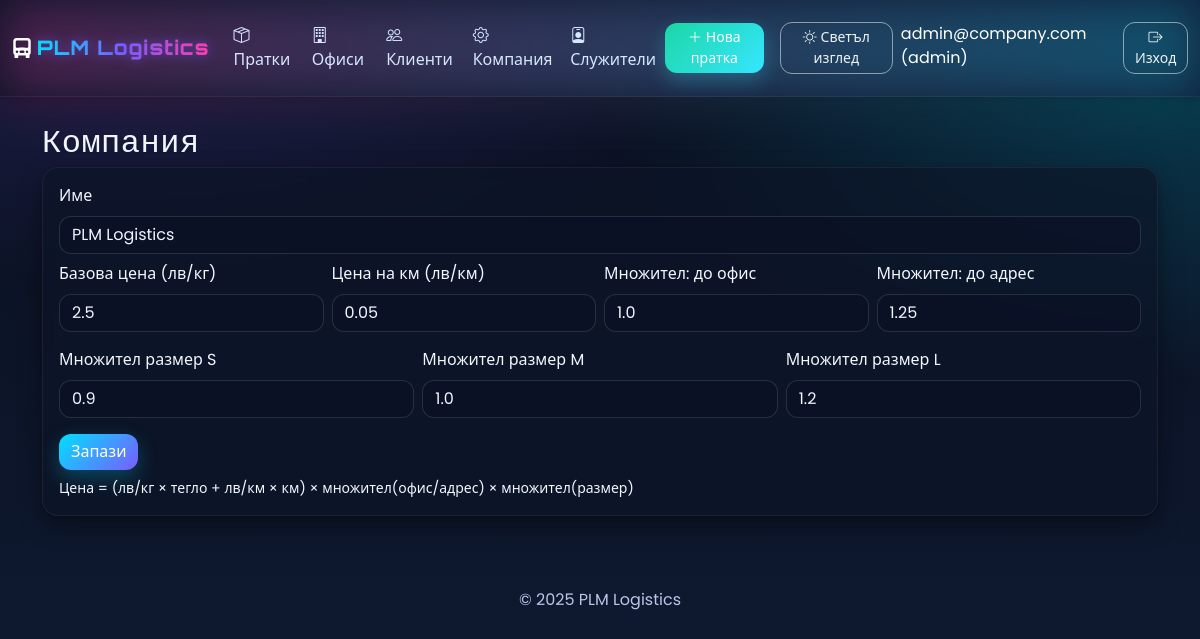
/company (signed in), run on an earlier commit of the app's database.
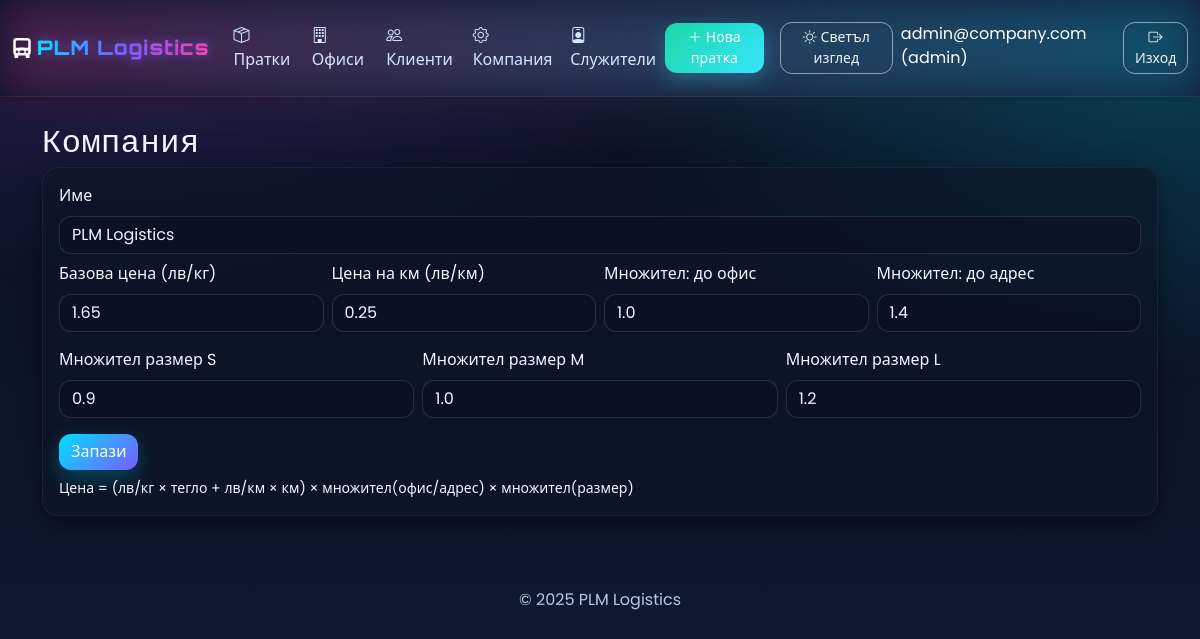
And on a later commit of the database.
### tables this page shows
CREATE TABLE company (
    id INTEGER PRIMARY KEY CHECK (id = 1),
    name TEXT NOT NULL,
    office_delivery_multiplier REAL NOT NULL DEFAULT 1.0,
    address_delivery_multiplier REAL NOT NULL DEFAULT 1.4,
    base_price_per_kg REAL NOT NULL DEFAULT 2.50,
    per_km_rate REAL NOT NULL DEFAULT 0.40,
    size_multiplier_s REAL NOT NULL DEFAULT 0.90,
    size_multiplier_m REAL NOT NULL DEFAULT 1.00,
    size_multiplier_l REAL NOT NULL DEFAULT 1.20
);

### app/utils/auth.py (the view)
        def wrapper(*args, **kwargs):
            user = current_user()
            if not user:
                return redirect(url_for('auth.login', next=request.path))
            if roles and user['role'] not in roles:
                abort(403)
            return fn(*args, **kwargs)

### app/blueprints/company.py (called while the page is built, shortened)
@bp.route('/company', methods=['GET','POST'], endpoint='company_form')
@login_required(roles=['employee','admin'])
def company_form():
    db = get_db()
    c = db.execute("SELECT * FROM company WHERE id=1").fetchone()
    return render_template('company_form.html', title="Компания", c=c)

### app/db.py (called while the page is built)
def ensure_file_exists(pathlike):
    p = Path(pathlike)
    if not p.exists():
        p.touch()

def get_db():
    if "db" not in g:
        db_path = current_app.config["DATABASE"]
        g.db = sqlite3.connect(db_path)
        g.db.row_factory = sqlite3.Row
    return g.db

def init_schema():
    db = get_db()
    db.executescript(SCHEMA_SQL)
    if not db.execute("SELECT 1 FROM company WHERE id=1").fetchone():
        db.execute("INSERT INTO company (id, name) VALUES (1, ?)", ("PLM Logistics",))
    if not db.execute("SELECT 1 FROM users WHERE role='admin'").fetchone():
        from werkzeug.security import generate_password_hash
        db.execute(
            "INSERT INTO users(email, password_hash, role) VALUES (?,?, 'admin')",
            ("admin@company.com", generate_password_hash("admin123")),
        )
    db.commit()

### templates/company_form.html
{% extends 'layout.html' %}
{% block content %}
<h3>Компания</h3>
<form method="post" class="card p-3"
      action="{{ url_for('company.company_form') }}">
  <div class="mb-2">
    <label class="form-label">Име</label>
    <input name="name" class="form-control" value="{{ c.name if c }}">
  </div>
  <div class="row g-2">
    <div class="col-md-3">
      <label class="form-label">Базова цена (лв/кг)</label>
      <input name="base_price_per_kg" type="number" step="0.01" class="form-control" value="{{ c.base_price_per_kg if c else 2.50 }}">
    </div>
    <div class="col-md-3">
      <label class="form-label">Цена на км (лв/км)</label>
      <input name="per_km_rate" type="number" step="0.01" class="form-control" value="{{ c.per_km_rate if c else 0.40 }}">
    </div>
    <div class="col-md-3">
      <label class="form-label">Множител: до офис</label>
      <input name="office_delivery_multiplier" type="number" step="0.01" class="form-control" value="{{ c.office_delivery_multiplier if c else 1.0 }}">
    </div>
    <div class="col-md-3">
      <label class="form-label">Множител: до адрес</label>
      <input name="address_delivery_multiplier" type="number" step="0.01" class="form-control" value="{{ c.address_delivery_multiplier if c else 1.4 }}">
    </div>
  </div>
  <div class="row g-2 mt-2">
    <div class="col-md-4">
      <label class="form-label">Множител размер S</label>
      <input name="size_multiplier_s" type="number" step="0.01" class="form-control" value="{{ c.size_multiplier_s if c else 0.90 }}">
    </div>
    <div class="col-md-4">
      <label class="form-label">Множител размер M</label>
      <input name="size_multiplier_m" type="number" step="0.01" class="form-control" value="{{ c.size_multiplier_m if c else 1.00 }}">
    </div>
    <div class="col-md-4">
      <label class="form-label">Множител размер L</label>
      <input name="size_multiplier_l" type="number" step="0.01" class="form-control" value="{{ c.size_multiplier_l if c else 1.20 }}">
    </div>
  </div>
  <div class="mt-3">
    <button class="btn btn-primary">Запази</button>
  </div>
  <div class="form-text mt-2">
    Цена = (лв/кг × тегло + лв/км × км) × множител(офис/адрес) × множител(размер)
  </div>
</form>
{% endblock %}

### templates/layout.html (shortened to what this page needs)
<!doctype html>
<html lang="bg">
  <head>
    <link href="https://cdn.jsdelivr.net/npm/bootswatch@5.3.3/dist/flatly/bootstrap.min.css" rel="stylesheet">
    <link href="https://cdn.jsdelivr.net/npm/bootstrap-icons@1.11.3/font/bootstrap-icons.css" rel="stylesheet">
    <link href="{{ url_for('static', filename='css/styles.css') }}" rel="stylesheet">
  </head>
  <body class="neo-bg">
    <nav class="navbar navbar-expand-lg navbar-dark neo-nav">
      <div class="container-fluid">
        <a class="navbar-brand logo" href="{{ url_for('main.dashboard') }}">
          <i class="bi bi-truck-front-fill me-1"></i><span class="brand-text">PLM Logistics</span>
        </a>
        <div class="collapse navbar-collapse" id="nav">
          <ul class="navbar-nav me-auto mb-2 mb-lg-0">
            {% if user %}
              <li class="nav-item"><a class="nav-link" href="{{ url_for('shipments.shipments_list') }}"><i class="bi bi-box-seam"></i> Пратки</a></li>
              <li class="nav-item"><a class="nav-link" href="{{ url_for('offices.offices_list') }}"><i class="bi bi-building"></i> Офиси</a></li>
              {% if user.role in ['employee','admin'] %}
              <li class="nav-item"><a class="nav-link" href="{{ url_for('customers.clients_list') }}"><i class="bi bi-people"></i> Клиенти</a></li>
              <li class="nav-item"><a class="nav-link" href="{{ url_for('company.company_form') }}"><i class="bi bi-gear"></i> Компания</a></li>
              {% endif %}
              {% if user.role == 'admin' %}
              <li class="nav-item"><a class="nav-link" href="{{ url_for('employees.employees_list') }}"><i class="bi bi-person-badge"></i> Служители</a></li>
              {% endif %}
            {% endif %}
          </ul>
          <ul class="navbar-nav me-2">
            {% if user and user.role in ['employee','admin'] %}
            <li class="nav-item me-2"><a class="btn btn-sm btn-success" href="{{ url_for('shipments.shipments_new') }}"><i class="bi bi-plus-lg"></i> Нова пратка</a></li>
            {% endif %}
          </ul>
          <ul class="navbar-nav me-2">
            <li class="nav-item">
              <button id="themeToggle" class="btn btn-sm btn-outline-light" type="button"> Светъл изглед</button>
            </li>
          </ul>
          <ul class="navbar-nav">
            {% if user %}
              <li class="nav-item"><span class="navbar-text me-2">{{ user.email }} ({{ user.role }})</span></li>
              <li class="nav-item"><a class="btn btn-sm btn-outline-light" href="{{ url_for('auth.logout') }}"><i class="bi bi-box-arrow-right"></i> Изход</a></li>
            {% endif %}
          </ul>
        </div>
      </div>
    </nav>
    <main class="container py-4 reveal">
      {% block content %}{% endblock %}
      <footer class="mt-5 py-4 text-center text-muted">
        <span>© 2025 {{ app_name }}</span>
      </footer>
    </main>
</body>
</html>

What changed in the data, as far as the page shows it:
changed company "PLM Logistics": base_price_per_kg "2.5" → "1.65"; per_km_rate "0.05" → "0.25"; address_delivery_multiplier "1.25" → "1.4"
